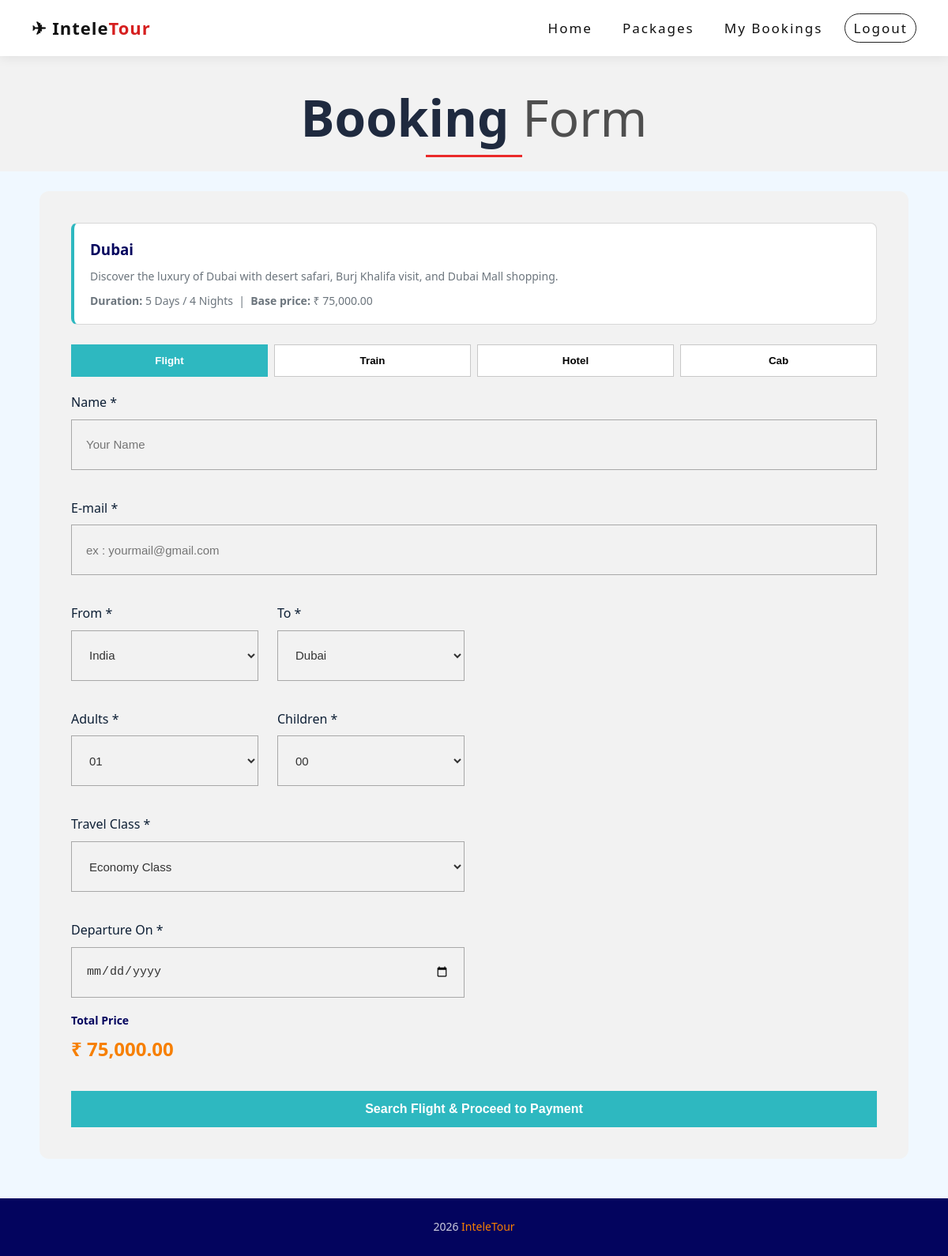
The app's page /booking.php?id=4 (signed in) with its own data.
### tables this page shows
CREATE TABLE packages (
    id INT AUTO_INCREMENT PRIMARY KEY,
    destination VARCHAR(100) NOT NULL,
    description TEXT,
    price DECIMAL(10,2) NOT NULL,
    duration VARCHAR(50),
    image VARCHAR(255),
    available TINYINT(1) DEFAULT 1,
    created_at TIMESTAMP DEFAULT CURRENT_TIMESTAMP
);

### booking.php (the view, shortened to what this page needs)
<?php
require_once 'database.php';
$package_id = isset($_GET['id']) ? (int)$_GET['id'] : 0;
$stmt = $conn->prepare("SELECT * FROM packages WHERE id = ? AND available = 1");
$stmt->bind_param("i", $package_id);
$stmt->execute();
$package = $stmt->get_result()->fetch_assoc();
?>
<!DOCTYPE html>
<html lang="en">
<head>
    <link rel="stylesheet" href="style.css">
</head>
<body>
<nav class="navbar">
    <div class="logo">&#9992; Intele<span>Tour</span></div>
    <ul class="nav-links">
        <li><a href="index.php">Home</a></li>
        <li><a href="packages.php">Packages</a></li>
        <li><a href="my_bookings.php">My Bookings</a></li>
        <li><a href="logout.php" class="btn-nav">Logout</a></li>
    </ul>
</nav>
<div class="booking-form-title">
    <h1>Booking <span class="thin">Form</span></h1>
    <div class="underline"></div>
</div>
<div class="booking-container">
    <div class="package-summary">
        <h3><?= htmlspecialchars($package['destination']) ?></h3>
        <p><?= htmlspecialchars($package['description']) ?></p>
        <p style="margin-top:8px;"><strong>Duration:</strong> <?= htmlspecialchars($package['duration']) ?> &nbsp;|&nbsp; <strong>Base price:</strong> ₹ <?= number_format($package['price'], 2) ?></p>
    </div>
    <form method="POST" id="booking_form">
        <div class="service-tabs">
            <button type="button" class="service-tab" data-service="flight">Flight</button>
            <button type="button" class="service-tab" data-service="train">Train</button>
            <button type="button" class="service-tab" data-service="hotel">Hotel</button>
            <button type="button" class="service-tab" data-service="cab">Cab</button>
        </div>
        <div class="service-form-grid">
            <div class="form-group span-2">
                <label>Name *</label>
                <input type="text" name="passenger_name" placeholder="Your Name" value="<?= htmlspecialchars($_POST['passenger_name'] ?? '') ?>" required>
            </div>
            <div class="form-group span-2">
                <label>E-mail *</label>
                <input type="email" name="passenger_email" placeholder="ex : yourmail@gmail.com" value="<?= htmlspecialchars($_POST['passenger_email'] ?? '') ?>" required>
            </div>
            <div class="service-panel" id="panel-flight">
                <div class="service-form-grid">
                    <div class="form-group">
                        <label>From *</label>
                        <?php $flightFrom = $_POST['flight_from_city'] ?? 'India'; ?>
                        <select name="flight_from_city">
                            <option value="India" <?= $flightFrom === 'India' ? 'selected' : '' ?>>India</option>
                        </select>
                    </div>
                    <div class="form-group">
                        <label>To *</label>
                        <?php $flightTo = $_POST['flight_to_city'] ?? $package['destination']; ?>
                        <select name="flight_to_city">
                            <option value="<?= htmlspecialchars($package['destination']) ?>" <?= $flightTo === $package['destination'] ? 'selected' : '' ?>><?= htmlspecialchars($package['destination']) ?></option>
                        </select>
                    </div>
                    <div class="form-group">
                        <label>Adults *</label>
                        <?php $flightAdults = (int)($_POST['flight_adults'] ?? 1); ?>
                        <select name="flight_adults" id="flight_adults">
                            <?php for ($i = 1; $i <= 10; $i++): ?>
                                <option value="<?= $i ?>" <?= $flightAdults === $i ? 'selected' : '' ?>><?= str_pad((string)$i, 2, '0', STR_PAD_LEFT) ?></option>
                            <?php endfor; ?>
                        </select>
                    </div>
                    <div class="form-group">
                        <label>Children *</label>
                        <?php $flightChildren = (int)($_POST['flight_children'] ?? 0); ?>
                        <select name="flight_children" id="flight_children">
                            <?php for ($i = 0; $i <= 10; $i++): ?>
                                <option value="<?= $i ?>" <?= $flightChildren === $i ? 'selected' : '' ?>><?= str_pad((string)$i, 2, '0', STR_PAD_LEFT) ?></option>
                            <?php endfor; ?>
                        </select>
                    </div>
                    <div class="form-group span-2">
                        <label>Travel Class *</label>
                        <?php $flightClass = $_POST['flight_travel_class'] ?? 'Economy Class'; ?>
                        <select name="flight_travel_class">
                            <option value="Economy Class" <?= $flightClass === 'Economy Class' ? 'selected' : '' ?>>Economy Class</option>
                        </select>
                    </div>
                    <div class="form-group span-2">
                        <label>Departure On *</label>
                        <input type="date" name="flight_departure_on" min="<?= date('Y-m-d') ?>" value="<?= htmlspecialchars($_POST['flight_departure_on'] ?? '') ?>">
                    </div>
                </div>
            </div>
        </div>
        <div class="form-group">
            <label>Total Price</label>
            <div style="font-size:24px; font-weight:800; color:var(--accent);" id="total_price_display">₹ 0.00</div>
        </div>
        <button type="submit" class="btn btn-primary btn-full book-btn" id="submit_btn">Search Flight & Proceed to Payment</button>
    </form>
</div>
<footer><p>2026 <span>InteleTour</span></p></footer>
</body>
</html>

### style.css (style rules this page uses)
* { margin: 0; padding: 0; box-sizing: border-box; }
:root { --primary: #0077b6; --secondary: #00b4d8; --accent: #f77f00; --dark: #03045e; --light: #f0f8ff; --white: #ffffff; --gray: #6c757d; --light-gray: #f8f9fa; --danger: #dc3545; --success: #28a745; --shadow: 0 4px 20px rgba(0,0,0,0.12); --radius: 12px; --transition: all 0.3s ease; }
body { font-family: 'Segoe UI', Tahoma, Geneva, Verdana, sans-serif; background-color: var(--light); color: #333; line-height: 1.6; }
a { text-decoration: none; color: inherit; }
.navbar { background: var(--white); padding: 18px 40px; display: flex; justify-content: space-between; align-items: center; position: sticky; top: 0; z-index: 1000; box-shadow: 0 2px 14px rgba(0, 0, 0, 0.08); }
.navbar .logo { font-size: 22px; font-weight: 800; color: #111; letter-spacing: 1px; }
.navbar .logo span { color: #d61f1f; }
.nav-links { display: flex; list-style: none; gap: 18px; align-items: center; }
.nav-links a { color: #111; font-size: 17px; font-weight: 500; letter-spacing: 2px; transition: color 0.2s ease; padding: 6px 10px; border-radius: 4px; }
.nav-links .btn-nav { border: 1px solid #222; border-radius: 999px; font-weight: 500; }
.btn { padding: 12px 30px; border-radius: 30px; font-size: 15px; font-weight: 600; cursor: pointer; border: none; transition: var(--transition); display: inline-block; }
.btn-primary { background: var(--accent); color: var(--white); }
.btn-full { width: 100%; text-align: center; }
.form-group { margin-bottom: 18px; }
.form-group label { display: block; font-size: 14px; font-weight: 600; color: var(--dark); margin-bottom: 6px; }
.form-group input, .form-group select, .form-group textarea { width: 100%; padding: 12px 15px; border: 1.5px solid #dde; border-radius: 8px; font-size: 14px; color: #333; background: #fafafa; transition: var(--transition); outline: none; }
.booking-container { max-width: 700px; margin: 50px auto; background: var(--white); padding: 40px; border-radius: var(--radius); box-shadow: var(--shadow); }
.package-summary { background: var(--light); border-left: 4px solid var(--primary); padding: 18px 20px; border-radius: 8px; margin-bottom: 25px; }
.package-summary h3 { color: var(--dark); margin-bottom: 8px; }
.package-summary p { font-size: 14px; color: var(--gray); }
footer { background: var(--dark); color: rgba(255,255,255,0.8); text-align: center; padding: 25px; font-size: 14px; }
footer span { color: var(--accent); }

### booking.php (style rules this page uses)
.booking-form-title { text-align: center; padding: 44px 20px 18px; background: #f2f2f2; }
.booking-form-title h1 { margin: 0; font-size: 64px; line-height: 1.05; font-weight: 800; color: #1f2a3f; }
.booking-form-title h1 .thin { font-weight: 400; color: #4f4f4f; }
.booking-form-title .underline { width: 122px; height: 3px; background: #ea2a2a; margin: 14px auto 0; }
.booking-container { margin-top: 25px; max-width: 1100px; background: #f2f2f2; box-shadow: none; }
.service-tabs { display: grid; grid-template-columns: repeat(4, minmax(0, 1fr)); gap: 8px; margin-bottom: 20px; }
.service-tab { border: 1px solid #c8c8c8; background: #fff; padding: 12px; font-weight: 700; cursor: pointer; }
.service-tab.active { background: #2eb8c0; color: #fff; border-color: #2eb8c0; }
.service-form-grid { display: grid; grid-template-columns: 1fr 1fr; gap: 18px 24px; }
.service-form-grid .span-2 { grid-column: 1 / -1; }
.service-form-grid .form-group label { font-size: 16px; font-weight: 500; margin-bottom: 8px; color: #0d1f35; }
.service-form-grid input, .service-form-grid select { background: #f2f2f2; border: 1px solid #a8a8a8; border-radius: 0; padding: 16px 18px; font-size: 15px; min-height: 64px; box-shadow: none; }
.service-panel { display: none; }
.service-panel.active { display: block; }
.book-btn { margin-top: 16px; border-radius: 0; font-size: 16px; padding: 14px 20px; background: #2eb8c0; }
.package-summary { background: #fff; border: 1px solid #d8d8d8; border-left: 4px solid #2eb8c0; }

### records on screen
packages: destination "Dubai", description "Discover the luxury of Dubai with desert safari, Burj Khalifa visit, and Dubai Mall shopping.", duration "5 Days / 4 Nights", price "75,000.00", flight_to_city "Dubai"

### other values on screen
form field flight_adults "01"
form field flight_children "00"
